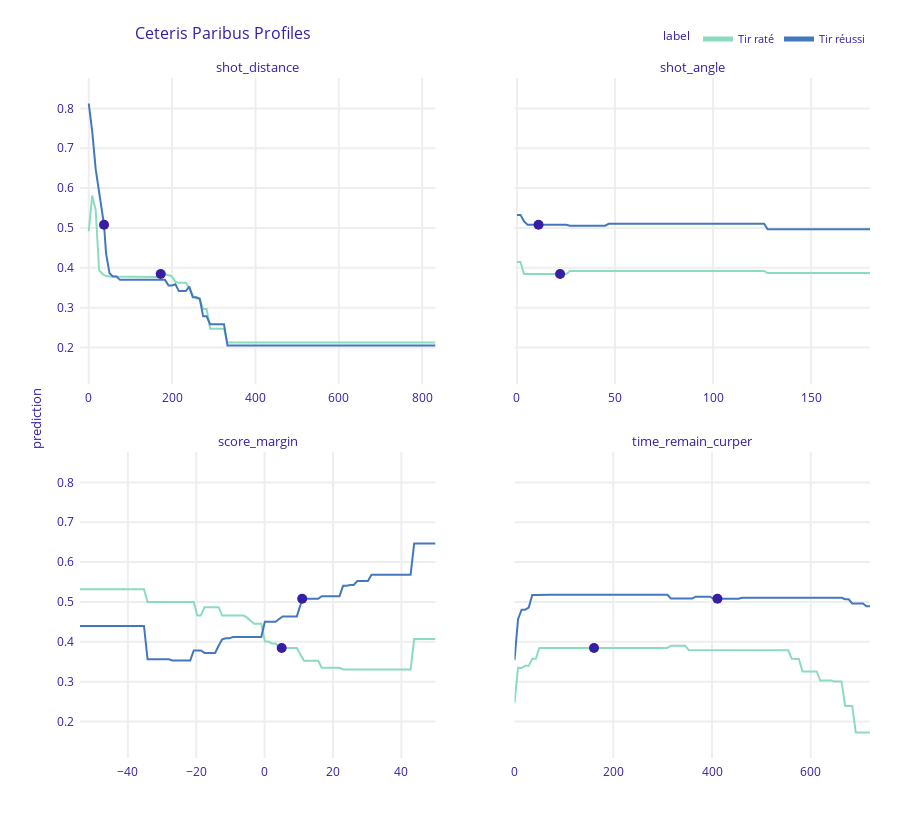

The code cell stored with this chart in its notebook:
### Code cell
# On calcule les courbes des profiles 'Ceteris-Paribus'
# qui indiquent comment la prédiction évolue en faisant une seule
# variable

cp_missed = exp.predict_profile(missed_shot, 
                                variables = ["shot_distance", 
                                             "shot_angle",
                                             "score_margin",
                                             "time_remain_curper"], 
                                label='Tir raté')
cp_made = exp.predict_profile(made_shot, 
                              variables = ["shot_distance", 
                                           "shot_angle",
                                           "score_margin",
                                           "time_remain_curper"], 
                              label='Tir réussi')

# On affiche les courbes sur le même graphique
cp_missed.plot(cp_made, 
               horizontal_spacing=0.1,
               vertical_spacing=0.1)
